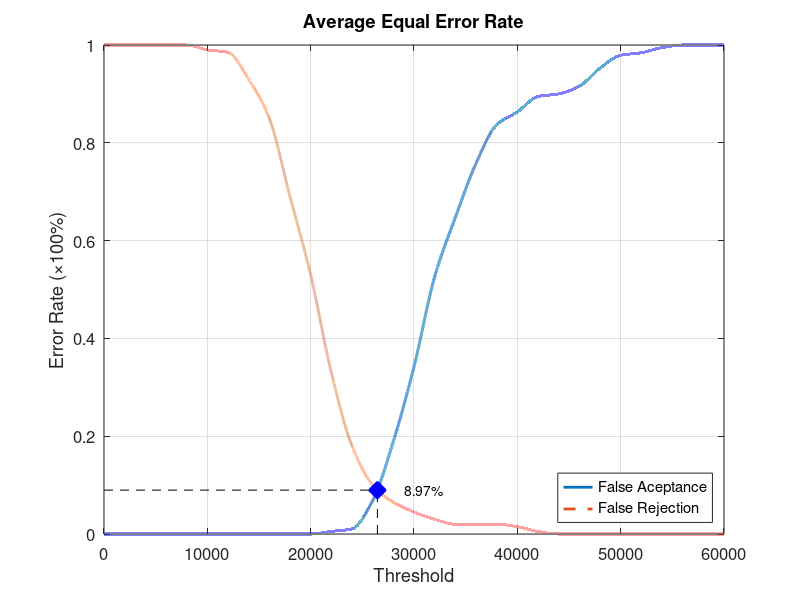
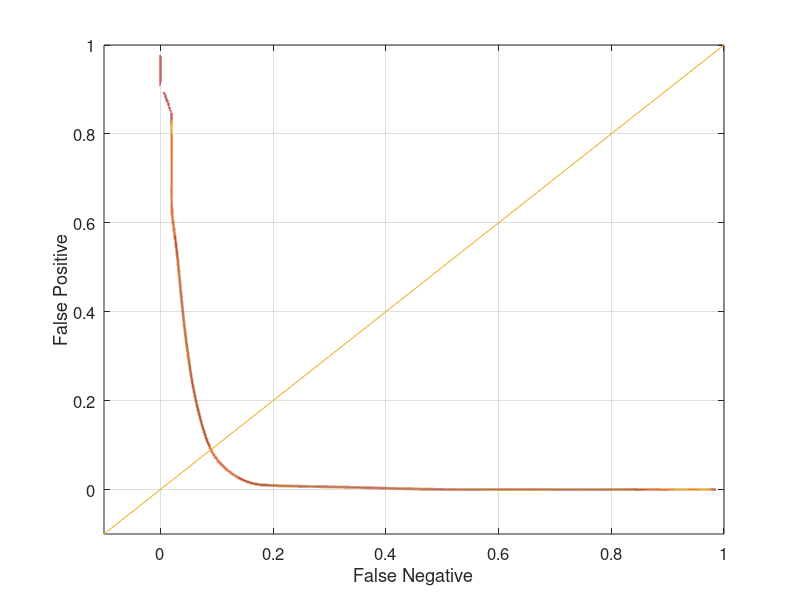

MATLAB code to generate these figures, in order:
function yEER = Database4_4
close all;
clear;
clc;
x = 0:2000:60000;
xq = 0:0.5:60000;

y0 = [0 0 0 0 0 0 0 0 0 0 0 0.00526316 0.0105263 0.0684211 0.189474 0.342105 0.526316 0.647368 0.757895 0.836842 0.863158 0.894737 0.9 0.915789 0.952632 0.978947 0.984211 0.994737 1 1 1];
yy0 = interp1(x, y0, xq, 'pchip');
y1 = [1 1 1 1 1 0.99 0.985 0.93 0.85 0.69 0.53 0.33 0.18 0.1 0.065 0.045 0.03 0.02 0.02 0.02 0.015 0.005 0 0 0 0 0 0 0 0 0];
yy1 = interp1(x, y1, xq, 'pchip');

% Calculating EER: 
y2 = abs(y0 - y1);
find(y2 == min(y2))
yy2 = abs(yy0 - yy1);
xEER = find(yy2 == min(yy2));
xEERIndex = xq(xEER) % X-axis EER
yEER = yy0(xEER) % Y-axis EER

main = figure
plot(xq, yy0,'-','LineWidth', 2);	hold on
plot(xq, yy1,'--','LineWidth', 2);	hold on
plot([xEERIndex xEERIndex], [0 yEER], 'k--');	hold on
plot([0 xEERIndex], [yEER yEER], 'k--');	hold on
plot(xEERIndex, yEER, 'bx', 'LineWidth', 10);	hold on
text(xEERIndex + 10 * xEERIndex / 100, yEER, [num2str(round((10000 * yEER)) / 100) '%'])
legend('False Aceptance', 'False Rejection', 'Location', 'SouthEast')
xlabel('Threshold')
ylabel('Error Rate (\times100%)')
title('Average Equal Error Rate')
set(gca, 'FontSize', 12)
axis([0 60000 0 1])
grid on

print(main, 'Database4_4Main', '-dpng');
FNRxFPR = figure('Color', [1 1 1]);
plot(yy1, yy0, '-', yy1, yy0, 'LineWidth', 2);
hold on
y = -0.1:0.1:1
plot(y, y); 
set(gca, 'FontSize', 12)
xlabel('False Negative')
ylabel('False Positive')
axis([-0.1 1 -0.1 1])
set(gca, 'FontSize', 12)
grid on

print(FNRxFPR, 'Database4_4FNRxFPR','-dpng');
end
